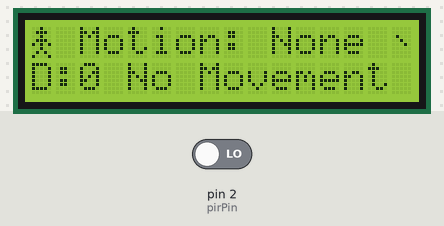
Recording of a sketch running on a simulated Arduino Uno, built with avr-gcc and run on an emulated ATmega328P. On the bench: 16×2 character LCD. Inputs (shaded band) come from the test bench; at power-on: pin 2 (pirPin) LOW.

Above: at 3.3 s.
3.4 s: pin 2 (pirPin) driven HIGH
At 4.0 s:
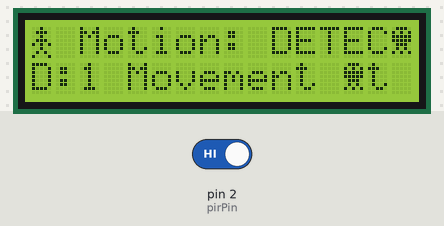
5.0 s: pin 2 (pirPin) driven LOW
At 5.9 s:
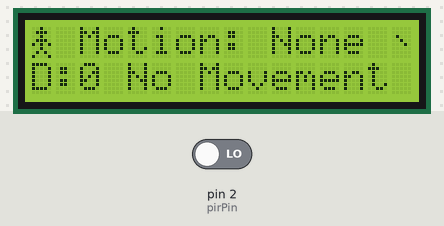
Timing chart, 0 to 8.0 s (numbered marks = the images above; inputs shaded):
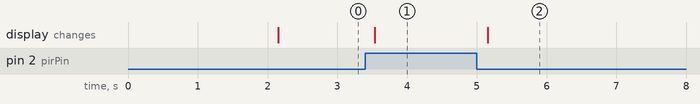

The sketch:

pir_sensor_LCD.ino
```cpp
#include <Wire.h>
#include <LiquidCrystal_I2C.h>

// ---------- LCD ----------
LiquidCrystal_I2C lcd(0x27, 16, 2);

// ---------- PIR Sensor ----------
const int pirPin = 2;
int pirState = LOW;   // Start assuming no motion
int val = 0;

// ---------- Custom Icons ----------
// Person / motion icon 🕵️ (stick figure)
byte personIcon[8] = {
  B00100,
  B01110,
  B00100,
  B01110,
  B10101,
  B00100,
  B01010,
  B10001
};

// Skull 💀 (alert)
byte skullIcon[8] = {
  B01110,
  B10101,
  B11111,
  B11111,
  B01110,
  B01010,
  B10101,
  B00000
};

// Sleep / idle icon 😴
byte sleepIcon[8] = {
  B00000,
  B00000,
  B01000,
  B00100,
  B00010,
  B00000,
  B00000,
  B00000
};

void setup() {
  pinMode(pirPin, INPUT);

  lcd.init();
  lcd.backlight();

  // Load custom icons
  lcd.createChar(0, personIcon);
  lcd.createChar(1, skullIcon);
  lcd.createChar(2, sleepIcon);

  // Startup screen
  lcd.setCursor(0, 0);
  lcd.write(byte(0));
  lcd.print(" PIR Sensor ");
  lcd.write(byte(0));
  lcd.setCursor(0, 1);
  lcd.print(" Initializing...");
  delay(2000);
  lcd.clear();
}

void loop() {
  val = digitalRead(pirPin);

  // ---------- Line 1: Label + Status ----------
  lcd.setCursor(0, 0);
  lcd.write(byte(0));         // Person icon
  lcd.print(" Motion: ");

  if (val == HIGH) {
    lcd.print("DETECTED ");
    lcd.setCursor(15, 0);
    lcd.write(byte(1));       // Skull icon for alert
  } else {
    lcd.print("None     ");
    lcd.setCursor(15, 0);
    lcd.write(byte(2));       // Sleep icon
  }

  // ---------- Line 2: Digital Value + Message ----------
  lcd.setCursor(0, 1);
  lcd.print("D:");
  lcd.print(val);
  lcd.print(" ");

  lcd.setCursor(4, 1);
  if (val == HIGH) {
    lcd.print("Movement ");
    lcd.write(byte(1)); // Skull icon
    pirState = HIGH;
  } else {
    lcd.print("No Movement   ");
    pirState = LOW;
  }

  delay(100);
}
```

Measured:
- after the input at 3.4 s, the display: changes after 0.14 s (image 1)
- after the input at 5.0 s, the display: changes after 0.16 s (image 2)
